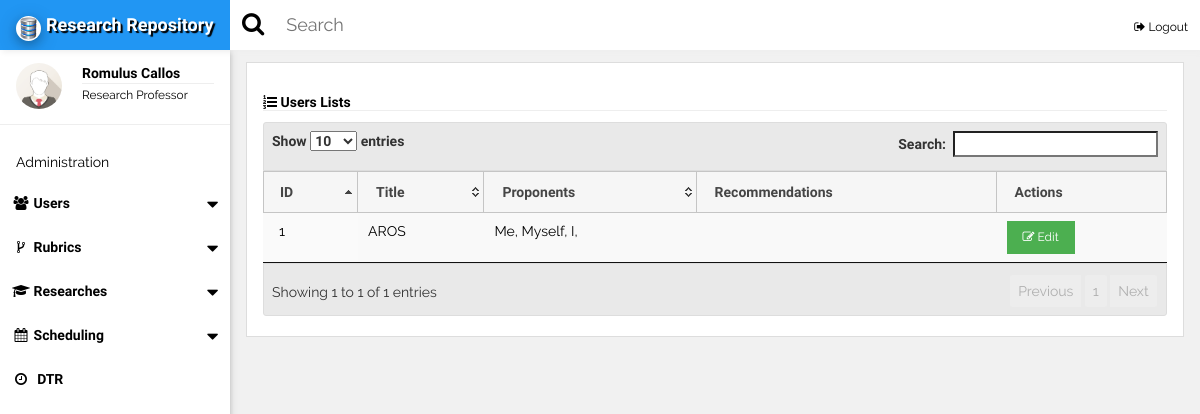
Screenshot of /research/index.php?listRes=true (signed in) with the database file from the repository.
### tables this page shows
CREATE TABLE `users` (
  `id` int(10) UNSIGNED NOT NULL,
  `first_name` varchar(255) NOT NULL,
  `middle_name` varchar(255) NOT NULL,
  `last_name` varchar(255) NOT NULL,
  `username` varchar(255) NOT NULL,
  `password` varchar(255) NOT NULL,
  `user_type` varchar(10) NOT NULL,
  `descipline` int(3) NOT NULL,
  `date_added` varchar(255) NOT NULL,
  `date_modified` varchar(255) NOT NULL,
  `deptID` int(3) NOT NULL
);

CREATE TABLE `researches` (
  `id` int(11) UNSIGNED NOT NULL,
  `title` varchar(255) NOT NULL,
  `description` longtext NOT NULL,
  `course_id` varchar(10) NOT NULL,
  `adviserId` varchar(20) NOT NULL,
  `schoolYear` varchar(40) NOT NULL
);

CREATE TABLE `proponents` (
  `id` int(11) UNSIGNED NOT NULL,
  `researchId` varchar(255) NOT NULL,
  `name` varchar(255) NOT NULL
);

### research/listRes.php (the view, shortened to what this page needs)
	<header class="w3-container" style="padding-top:22px">
	<h5><b><i class="fa fa-list-ol fa-fx"></i> Users Lists</b><hr style="margin:0px" /></h5>
</header>
<div class="w3-container">
	<table id="researchTbl" class="w3-table w3-text-black display dataTable no-footer">
		<thead>
			<tr>
				<th>ID</th>
				<th>Title</th>
				<th>Proponents</th>
				<th>Recommendations</th>
				<th>Actions</th>
			</tr>
		</thead>
		<tbody>
			<?php
			$courses=array();
				$mycourse=mysql_query("select * from courses where descipline ='{$_SESSION['descipline_id']}'");
				while($rw=mysql_fetch_assoc($mycourse)){
					array_push($courses,$rw['id']);
				}
				$counter = 1;
				$sql = mysql_query("SELECT * FROM `researches`");
				while($row = mysql_fetch_assoc($sql)){
					$resId = $row['id'];
					if(in_array($row['course_id'],$courses)){
			?>
			<tr>
				<td><?php echo $counter;?></td>
				<td><?php echo ucwords($row['title'])?></td>
				<td>
					<?php
						$query = mysql_query("SELECT * FROM `proponents` WHERE `researchId`='$resId'");
						while($row1 = mysql_fetch_assoc($query)){
							echo $row1['name'].', ';
						}
					?>
				</td>
				<td>
				</td>
				<td>
					<button class="w3-button w3-green w3-small"><span class="fa fa-edit fa-fx"></span> Edit</button>
				</td>
			</tr>
			<?php $counter++;} }?>
		</tbody>
	</table>
</div>

### research/index.php (shortened to what this page needs)
<!DOCTYPE html>
<html>
<link rel="stylesheet" type="text/css" href="../google/fafa.css">
<link href="../dist/css/select2.min.css" rel="stylesheet" />
<link href='../css/fullcalendar.min.css' rel='stylesheet' />
<link href='../css/fullcalendar.print.min.css' rel='stylesheet' media='print' />
<link href='../css/dataTables.jqueryui.min.css' rel='stylesheet'/>
<link href='../css/jquery-ui.css' rel='stylesheet'  />
<link rel="stylesheet" href="../css/w3.css">
<link rel="stylesheet" href="../js/bootstrap.min.css" />
<link href="summernote.css" rel="stylesheet">
<link type="text/css" href="../css/bootstrap-datetimepicker.min.css" rel="stylesheet" />
<body class="w3-light-grey">
<div class=" w3-row w3-bar w3-top w3-white w3-large" style="z-index:9999;box-shadow:2px 2px 6px #eee;">
	<div class="w3-hide-small w3-bar-item w3-blue" style="width:230px;text-align:center;text-shadow:2px 2px 1px #000;font-weight:bold;">
		<a href="../research/" style="text-decoration:none;"> <img src="../images/logo.png" class="w3-white w3-circle w3-card-4" width="25" height="25" />   Research Repository</a>
	</div>
	<div class="w3-hide-small">
	<span class="fa fa-search w3-bar-item fa-lg" style="padding-top:15px !important;"></span>
	<input class="w3-input w3-bar-item w3-block w3-rest" type="text" placeholder="Search" style="padding-left:10px !important; min-width:50%;">
	<span class="w3-bar-item w3-right">
		<a href="../logout.php" class="w3-small w3-text-black "style="text-decoration:none;"><i class="fa fa-sign-out fa-fx"></i> Logout</a>
	</span>
	</div>
</div>
<nav class="w3-sidebar w3-card-2 w3-collapse w3-white w3-animate-left" style="z-index:3;width:230px;" id="mySidebar"><br>
  <div class="w3-container w3-row">
    <div class="w3-col s4">
      <img src="../images/avatar.png" class="w3-circle w3-margin-right" style="width:46px">
    </div>
	<?php
		$user_id = $_SESSION['logged_in_id'];
		$sql = mysql_query("select * from users where id='$user_id' LIMIT 1");
		while($row = mysql_fetch_array($sql)){
	?>
		<div class="w3-col s8 w3-bar">
		  <span><strong><?php echo ucwords($row['first_name'].' '.$row['middle_name'].' '.$row['last_name'])?></strong></span><br>
		  <hr style="margin:0px;"/>
		  <small>Research Professor</small>
		</div>
	<?php }?>
  </div>
  <hr>
  <div class="w3-container">
    <h5>Administration</h5>
  </div>
  <div class="w3-bar-block">
	 <div class="w3-bar-item w3-button w3-padding w3-hover-blue" onclick="open_nav_accord('a1')">
		<i class="fa fa-users fa-fw"></i> <b>Users</b> <i class="fa fa-caret-down w3-right fa-lg" style="position:relative;top:5px;"></i>
	 </div>
	  <div class="w3-bar-item w3-button w3-padding w3-hover-blue" onclick="open_nav_accord('a3')">
		<i class="fa fa-code-fork fa-fw"></i> <b>Rubrics</b> <i class="fa fa-caret-down w3-right fa-lg" style="position:relative;top:5px;"></i>
	 </div>
	 <div class="w3-bar-item w3-button w3-padding w3-hover-blue" onclick="open_nav_accord('a2')">
		<i class="fa fa-graduation-cap fa-fw"></i> <b>Researches</b> <i class="fa fa-caret-down w3-right fa-lg" style="position:relative;top:5px;"></i>
	 </div>
	 <div class="w3-bar-item w3-button w3-padding w3-hover-blue" onclick="open_nav_accord('a4')">
		<i class="fa fa-calendar fa-fw"></i> <b>Scheduling</b> <i class="fa fa-caret-down w3-right fa-lg" style="position:relative;top:5px;"></i>
	 </div>
       <a href="?dtr=true" class="w3-bar-item w3-button w3-padding"><i class="fa fa-clock-o fa-fw"></i>  <b>DTR</b></a>
	<br><br>
  </div>
</nav>
<div class="w3-main" style="margin-left:230px;margin-top:43px;">
	<div class="w3-container">
		<div class="w3-white" id="calendar_container"  style="margin-top:2%;padding-bottom:20px;border:1px solid #ddd">
			<?php if(isset($_GET['new_user'])){
					require('newUser.php');
				}else if(isset($_GET['list'])){
					require('userList.php');
				}else if(isset($_GET['newRes'])){
					require('newRes.php');
				}else if(isset($_GET['listRes'])){
					require('listRes.php');
				}else if(isset($_GET['newSched'])){
					require('newSched.php');
				}else if(isset($_GET['newRub'])){
					require('newRub.php');
				}else if(isset($_GET['listRub'])){
					require('listRub.php');
				}else if(isset($_GET['viewSched'])){
					require('../viewSched.php');
				}else if(isset($_GET['dtr'])){
					require('dtrs.php');
				}else if(isset($_GET['listSched'])){
					require('schedList.php');
				}?>
		</div>
	</div>
</div>
</body>
</html>

### google/fafa.css (style rules this page uses)
.fa { display:inline-block;font:normal normal normal 14px/1 FontAwesome;font-size:inherit;text-rendering:auto;-webkit-font-smoothing:antialiased;-moz-osx-font-smoothing:grayscale }
.fa-lg { font-size:1.33333333em;line-height:.75em;vertical-align:-15% }
.fa-fw { width:1.28571429em;text-align:center }
.fa-search:before { content:"\f002" }
.fa-clock-o:before { content:"\f017" }
.fa-edit:before,.fa-pencil-square-o:before { content:"\f044" }
.fa-calendar:before { content:"\f073" }
.fa-sign-out:before { content:"\f08b" }
.fa-group:before,.fa-users:before { content:"\f0c0" }
.fa-list-ol:before { content:"\f0cb" }
.fa-caret-down:before { content:"\f0d7" }
.fa-code-fork:before { content:"\f126" }
.fa-mortar-board:before,.fa-graduation-cap:before { content:"\f19d" }

### research/index.php (style rules this page uses)
html,body,h1,h2,h3,h4,h5 { font-family: "Raleway", sans-serif }
.w3-bar-item { padding:12px !important; }

### rows the page displays
users: first_name+middle_name+last_name "Romulus Callos"
researches: title "AROS"
proponents: name "Me"
proponents: name "Myself"
proponents: name "I"
